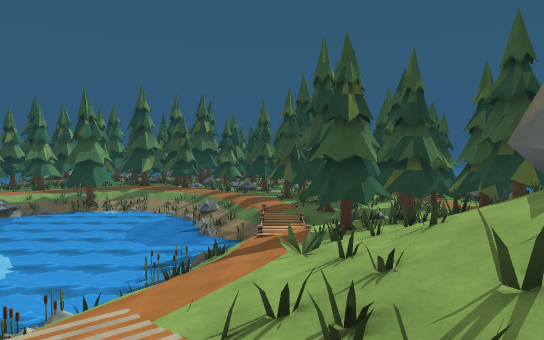
View 1 (above)

24 first-person views from a walk through a 3-D level made in the Unity game engine. The camera is 1.4 m above the floor, tilts 2° down and sees 75° across. The floor is counted in squares, 2 m on a side. Each view is taken from the middle of a square. On the plan, view 1 faces up. The plan holds only what a view shows up to about 11 squares ahead; the rest is blank. The place goes on beyond the plan. Door leaves are left out, so doorways stand open. Surface patterns are stand-ins for the level's own textures.

View 2
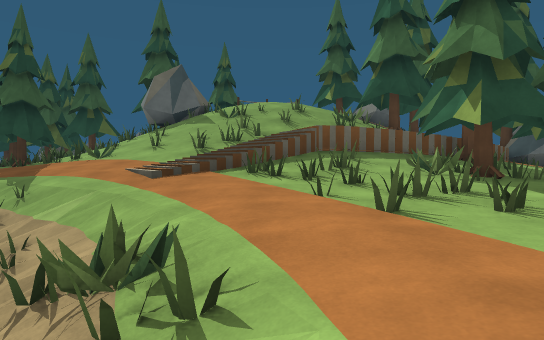

View 3
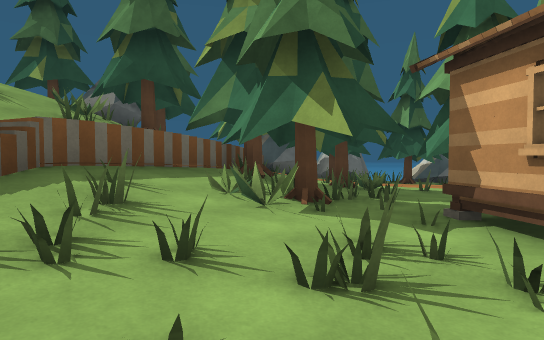

View 4
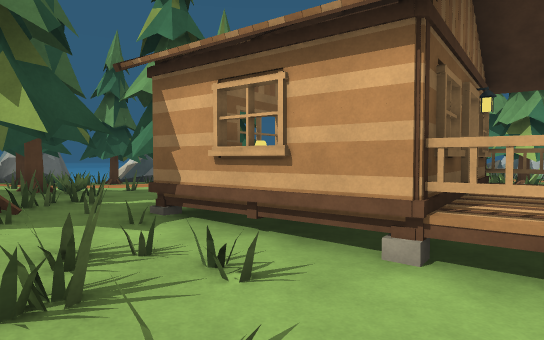

View 5
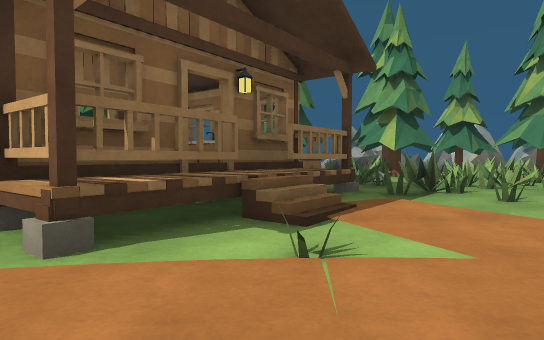

View 6
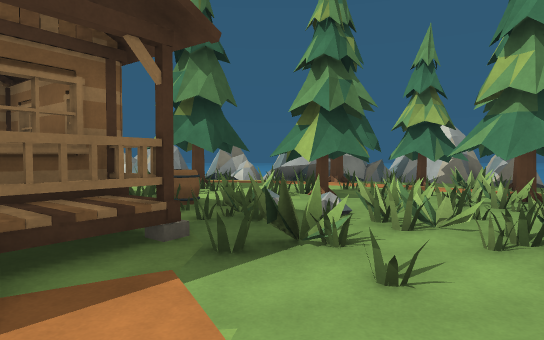

View 7
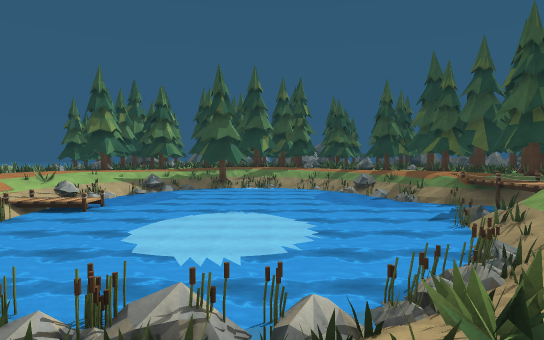

View 8
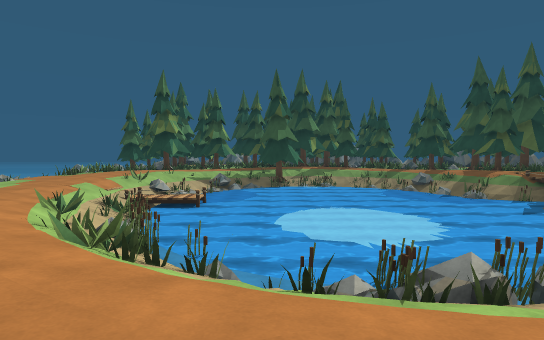

View 9
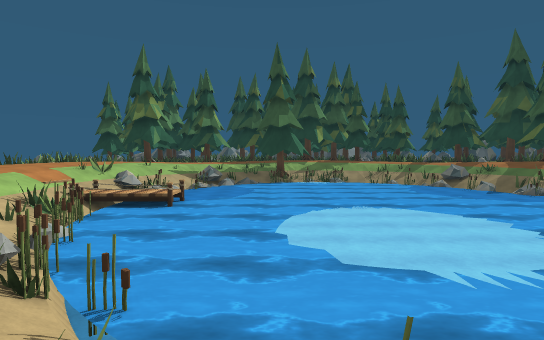

View 10
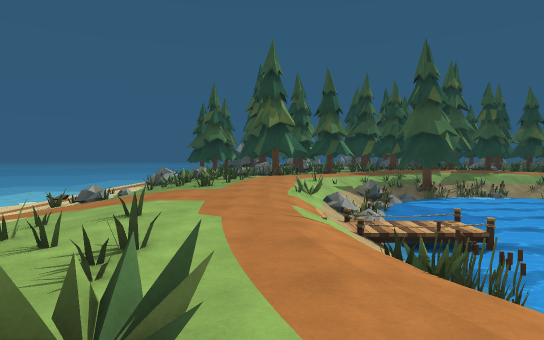

View 11
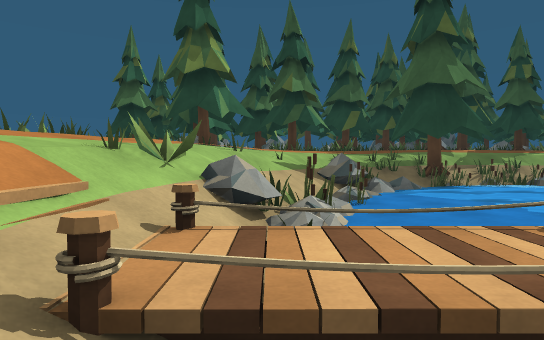

View 12
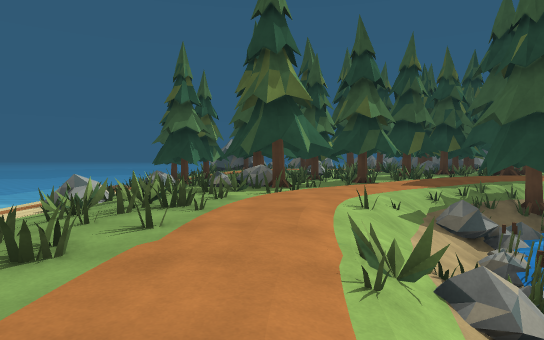

View 13
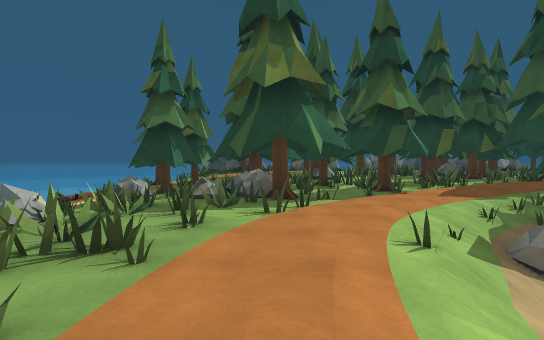

View 14
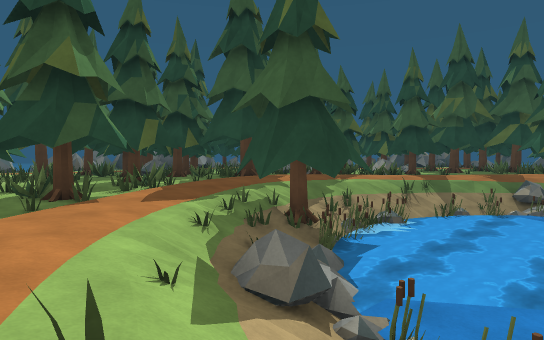

View 15
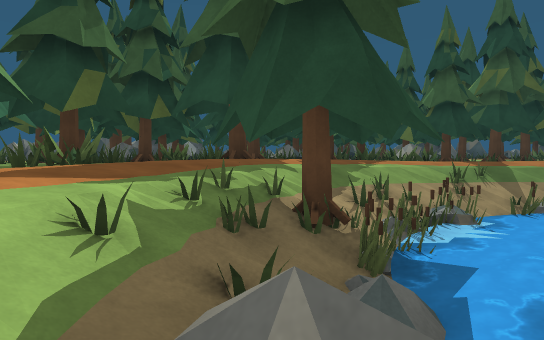

View 16
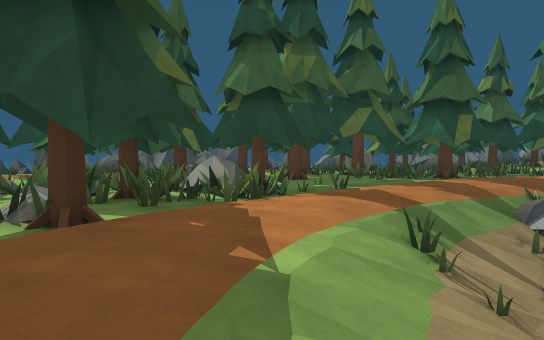

View 17
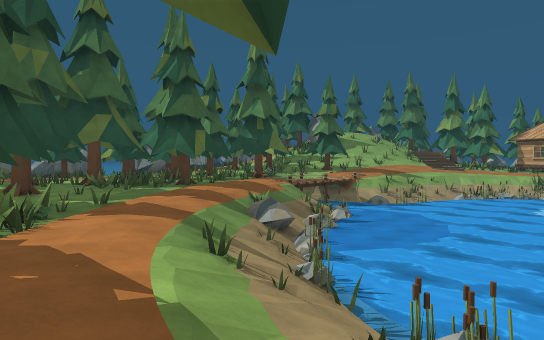

View 18
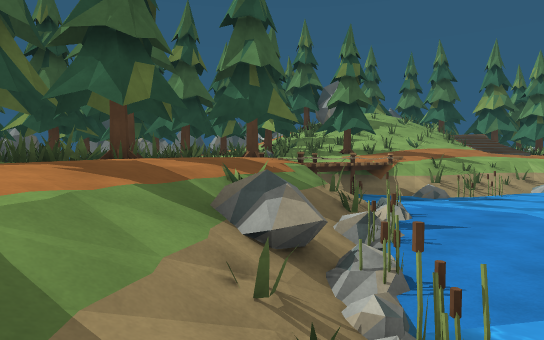

View 19
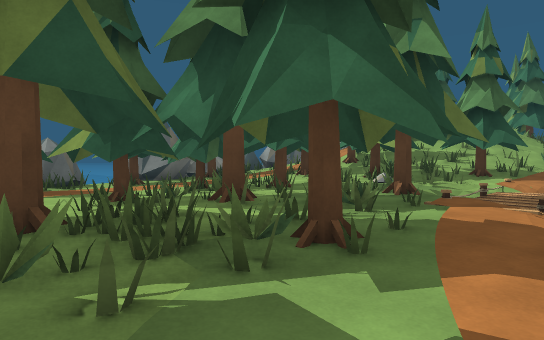

View 20
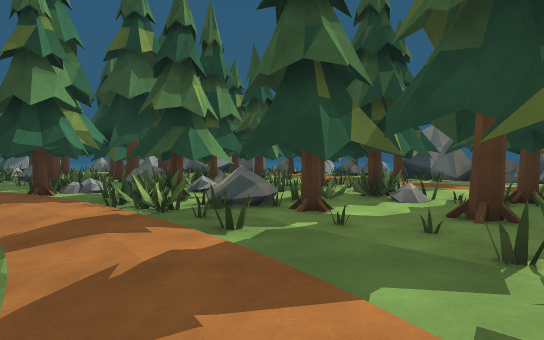

View 21
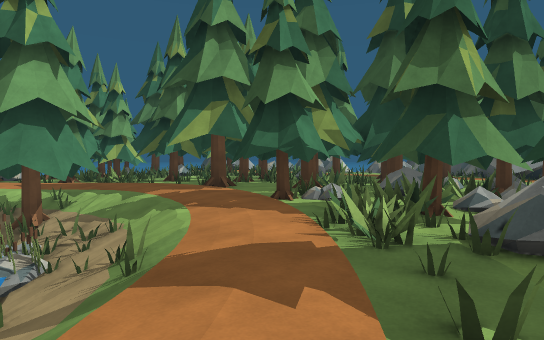

View 22
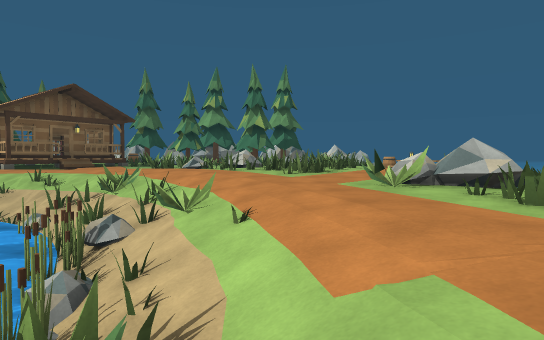

View 23
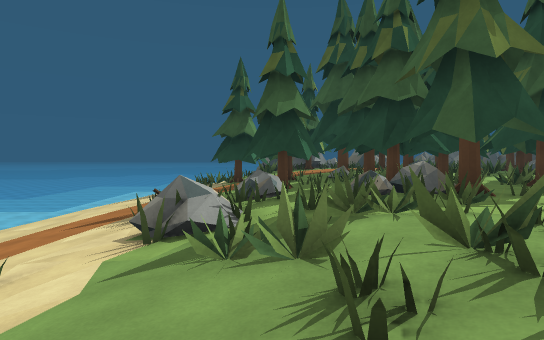

View 24
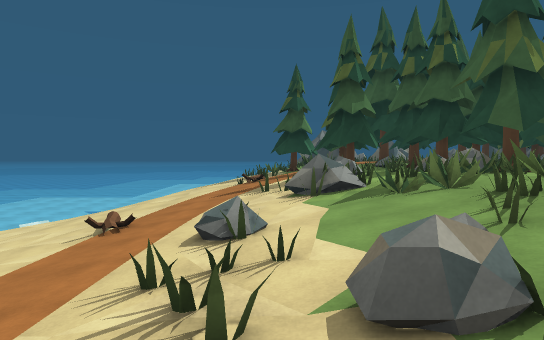

### Floor plan
Key: @ floor where view 1 was taken; # wall or solid block; . main floor; : floor 0.25 m higher than the main floor; - floor 0.25 m lower than the main floor; + floor 0.5 m higher than the main floor; _ floor 1.25 m lower than the main floor; < floor 1.75 m lower than the main floor; * floor 2.25 m higher than the main floor; % floor 4 m higher than the main floor; & floor 4.5 m higher than the main floor; / step, stairs or slope; D open door; = window, fence, low wall or low ledge; ≈ water the walk keeps out of; ^ raised ledge; v drop or lower ground; O other object.
Columns run from 22 left of view 1 to 5 right of it. Each row starts with its distance up from view 1.
 24    OOO    #OO####O OO=  =#=
 23 ///#OO#   ##O##O#OOO#=### .
 22 =//OO### ##OO##OOOO#O###OOO
 21 //O#O######=.::.OO##OOOOO#O
 20 //OO##OOOO.///////.==OOO#OO
 19 /===#OOOO./O#O#=///.-OOO#O#
 18 //O==O#../=#OO#O////...#####
 17 _/O==##.//O≈≈≈≈≈≈≈///..##
 16 ///===..//O≈≈≈≈≈≈≈#O/.###
 15 ///===://O#≈≈≈≈≈≈≈#==/OO##
 14 /=/==.://##<≈≈≈≈≈< O//:=####
 13 =O /==.=O#<<≈≈≈≈≈<< =//OO#OO
 12 //=//.//O=<≈≈≈≈≈≈≈< #v/O##OO
 11  ///..///^≈≈≈≈≈≈≈≈≈≈≈≈-##OOO
 10  ///..//=^≈≈≈≈≈≈≈≈≈≈≈≈/=###O
  9   //=.-//≈≈≈≈≈<≈≈≈≈≈O//O###O
  8    =---/#≈≈≈≈<<<≈≈≈≈v//OO##O
  7     ==-/v≈≈≈≈<<<≈≈≈≈==/OO=#O
  6     #--/##≈≈≈<<<≈≈≈==//=# =#
  5     OO--=O#≈≈≈≈≈≈≈##//===OO
  4      /../=#≈≈≈≈≈≈≈#////=#
  3      .=../##/#OO=/////==#=
  2      .==..///==/=/////=#==
  1      ====..//=////.:=///=#
  0      ===O==.-----====/@/=#&
 -1      === ===--=##==##=* #=%O
 -2             --#####O#OO #O O
 -3            =--DD OOO#O#OOOOO
 -4           ===#O  O O###O  ##
 -5          ==O== ^   OO#O=   O
 -6         ##=#===O# OOO#O+  OO
 -7         #OOO#==   O =#O#OO
 -8       OOO=##OOO      OO#O
 -9      O##O =  O#      #OOO#
-10      OOOOOOO.OO      OO
-11       OOOO###=  O    O
-12       ##OO#OOO OO
-13       OO

Positions as (right, up) in squares from view 1, and headings:
1: (0, 0), facing up
2: (-8, 1), facing right
3: (-5, 1), facing down-right
4: (-5, 1), facing down
5: (-8, 1), facing down
6: (-10, -1), facing down
7: (-7, 0), facing up
8: (-10, -1), facing up
9: (-10, 2), facing up
10: (-16, 4), facing up
11: (-14, 9), facing up
12: (-16, 10), facing up
13: (-16, 12), facing up
14: (-15, 14), facing up-right
15: (-13, 16), facing up-right
16: (-8, 20), facing right
17: (-8, 21), facing down-right
18: (-5, 18), facing down-right
19: (-1, 18), facing down-right
20: (-1, 15), facing up
21: (-1, 17), facing up-left
22: (-15, 10), facing down
23: (-19, 13), facing up
24: (-21, 11), facing up
